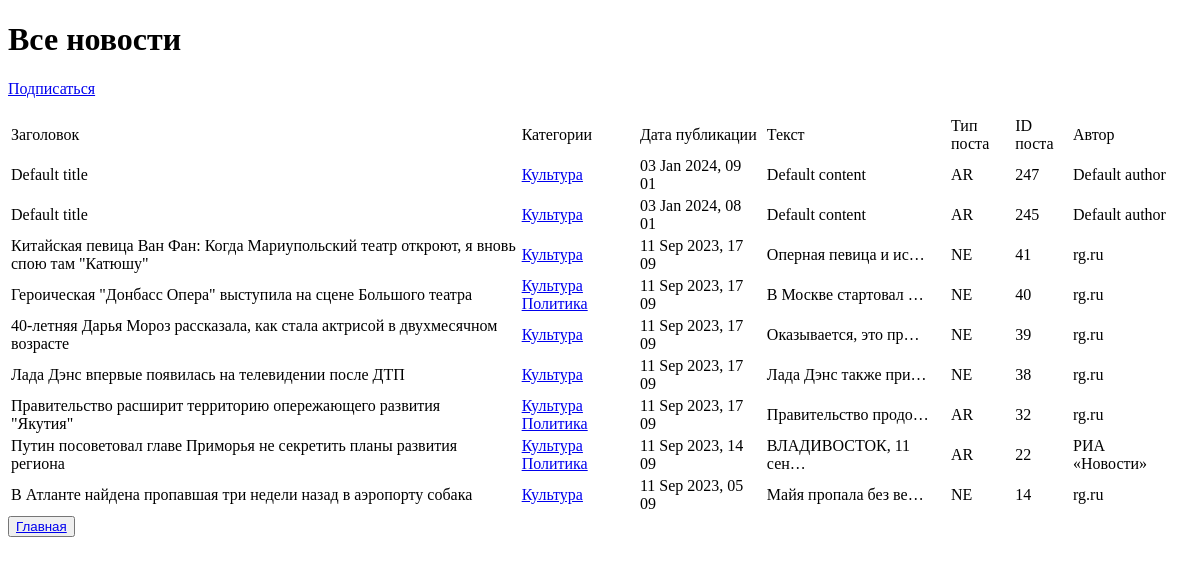
Before: /categories/1/ with the older database file.
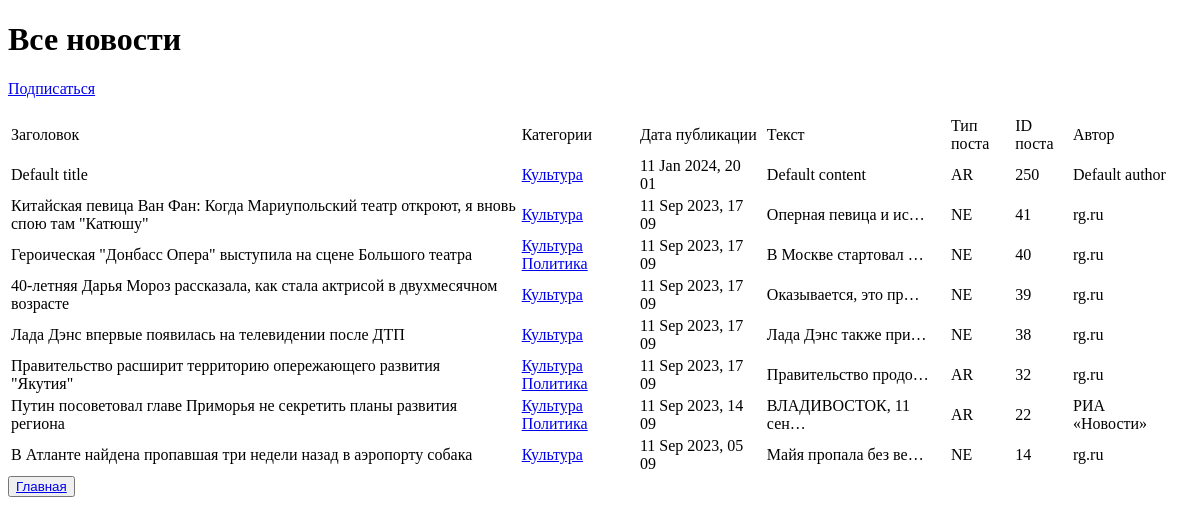
After: the same page with the newer database file.
### news/models.py (models this page shows, shortened)
class Post(models.Model):
    news = 'NE'
    article = 'AR'
    POST_TYPES = [
        (news, 'Новость'),
        (article, 'Статья')
    ]
    author = models.CharField(max_length=255, default='Default author', verbose_name='имя автора')
    post_type = models.CharField(max_length=2, choices=POST_TYPES, default=article, verbose_name='Вид поста')
    date_create = models.DateTimeField(auto_now_add=True, verbose_name='дата и время создания')
    date_update = models.DateTimeField(auto_now=True, verbose_name='дата и время изменения')
    categories = models.ManyToManyField(Category, verbose_name='Категории')
    title = models.CharField(max_length=255, default='Default title', verbose_name='заголовок')
    content = models.TextField(default='Default content', verbose_name='текст')

class Category(models.Model):
    name = models.CharField(unique = True, max_length=255, verbose_name='Категории' )
    subscribers = models.ManyToManyField(User, blank=True, null=True, related_name='Подписчики')
    def __str__(self):
        return self.name

### news/views.py (the view)
# urls.py: path('categories/<int:pk>/', CategoryListView.as_view(),name='category_list'),
class CategoryListView(ListView):
    model = Post
    template_name = 'flatpages/category_list.html'
    context_object_name = 'category_list'
    def get_queryset(self):
        self.category = get_object_or_404(Category,
                                          id=self.kwargs['pk']
                                         )
        queryset = Post.objects.filter(categories=self.category).order_by('-date_create')
        return queryset
    def get_context_data(self, **kwargs):
        context = super().get_context_data(**kwargs)
        context['is_not_subscriber'] = self.request.user not in self.category.subscribers.all()
        context['category'] = self.category
        return context

### news/templatetags/custom_filters.py (called while the page is built)
@register.filter()
def censor(text):
    spl_text = text.split()
    explicitwords = ['дВижения',
                     'ТраСсе',
                     'производственных',
                     'Однако',
                     'детонациЮ']
    for ex_word in explicitwords:
        ex_word = ex_word.title()
        for word in spl_text:
            word1 = word[0].upper() + word[1:]
            if word1 == ex_word:
                text = text.replace(word, word[0] + '*' * (len(word) - 1))
    """Removes all values of arg from the given string"""
    return text

### templates/flatpages/category_list.html (shortened to what this page needs)
{% extends 'flatpages/default.html' %}
{% load custom_filters %}
{% load custom_tags %}
{% block content %}
    <h1>Все новости</h1>
{% if not subscriber %}
    <p class="text-center"><a href="{% url 'subscribe' category.id %}" class "btn btn-secondary btn-sm">Подписаться</a></p>
{% endif %}
    {% if category_list %}
       <table>
           <tr>
               <td>Заголовок</td>
               <td>Категории</td>
               <td>Дата публикации</td>
               <td>Текст</td>
               <td>Тип поста</td>
               <td>ID поста</td>
               <td>Автор</td>
           </tr>
           {% for new in category_list %}
           <tr>
               <td>{{ new.title|censor }}&emsp;</td>
               <td>
                   {% for category in new.categories.all %}
                       <a href="{% url 'category_list' category.id %}">{{category}}</a>
                   {% endfor %}
               </td>
               <td>{{ new.date_create|date:'d M Y, H m'|censor}}&emsp;</td>
               <td>{{ new.content|truncatechars:20|censor }}&emsp;</td>
               <td>{{ new.post_type }}&emsp;</td>
               <td>{{ new.id }}&emsp;</td>
               <td>{{ new.author }}&emsp;</td>
           </tr>
           {% endfor %}
       </table>
    {% else %}
       <h2>Новостей нет!</h2>
    {% endif %}
    <button> <a href="/news/"> Главная </a></button>
{% endblock content %}

### templates/flatpages/default.html (shortened to what this page needs)
<!DOCTYPE html>
<html>
<head>
</head>
<body>
{% block content %}
{% endblock content %}
</body>
</html>

Changed rows visible on the page:
removed Post: title|censor "Default title", date_create|censor "03 Jan 2024, 09 01", content|censor "Default content", post_type "AR", id "247", author "Default author", Category (name "Культура")
removed Post: title|censor "Default title", date_create|censor "03 Jan 2024, 08 01", content|censor "Default content", post_type "AR", id "245", author "Default author", Category (name "Культура")
added Post: title|censor "Default title", date_create|censor "11 Jan 2024, 20 01", content|censor "Default content", post_type "AR", id "250", author "Default author", Category (name "Культура")
